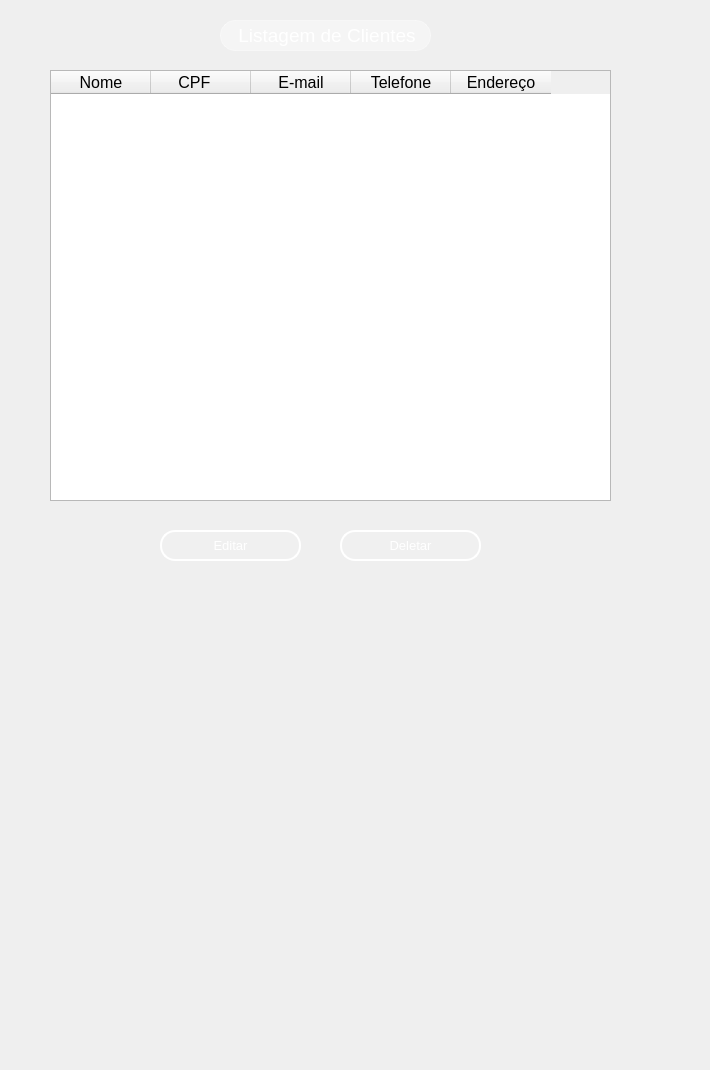
     <widget class="QWidget" name="page">
      <widget class="QLabel" name="label_43">
       <property name="geometry">
        <rect>
         <x>220</x>
         <y>20</y>
         <width>211</width>
         <height>31</height>
        </rect>
       </property>
       <property name="styleSheet">
        <string notr="true">QWidget {
    background-color: rgba(255, 255, 255, 90); /* 20% de opacidade */
    border-radius: 15px;
    border: 1px solid rgba(255, 255, 255, 100);
    backdrop-filter: blur(10px);
    /* Sombra inicial sutil nas laterais */
    box-shadow: 0 0 5px rgba(255, 255, 255, 50);
    /* Transição suave para sombra e fundo */
    transition: box-shadow 0.5s ease, background-color 0.5s ease, border 0.5s ease;
}

QWidget:hover {
    background-color: rgba(255, 255, 255, 110); /* Aumenta o brilho */
    border: 1px solid rgba(255, 255, 255, 130);
    /* Sombra mais intensa nas laterais, simulando brilho em movimento */
    box-shadow: 10px 0 15px rgba(255, 255, 255, 100), 
                -10px 0 15px rgba(255, 255, 255, 100);
}</string>
       </property>
       <property name="text">
        <string>&lt;html&gt;&lt;head/&gt;&lt;body&gt;&lt;p align=&quot;center&quot;&gt;&lt;span style=&quot; font-size:14pt; color:#ffffff;&quot;&gt;Listagem de Clientes&lt;/span&gt;&lt;/p&gt;&lt;/body&gt;&lt;/html&gt;</string>
       </property>
      </widget>
      <widget class="QWidget" name="widget_16" native="true">
       <property name="geometry">
        <rect>
         <x>-20</x>
         <y>-270</y>
         <width>701</width>
         <height>1061</height>
        </rect>
       </property>
       <property name="styleSheet">
        <string notr="true">QWidget {
    background: qradialgradient(
        cx: 0.5, cy: 0.2, radius: 0.8,
        fx: 0.5, fy: 0.2,
        stop: 0 #7FA3A6,  /* Brilho no topo (mais suave) */
        stop: 0.4 #4E7580, /* Azul intermediário mais escuro */
        stop: 0.7 #27425A, /* Azul mais escuro na transição */
        stop: 1 #0A1A30   /* Azul bem escuro na parte inferior */
    );
}
</string>
       </property>
       <widget class="QPushButton" name="dellButton">
        <property name="geometry">
         <rect>
          <x>360</x>
          <y>800</y>
          <width>141</width>
          <height>31</height>
         </rect>
        </property>
        <property name="font">
         <font>
          <family>MS Shell Dlg 2</family>
          <pointsize>10</pointsize>
          <weight>50</weight>
          <italic>false</italic>
          <bold>false</bold>
         </font>
        </property>
        <property name="styleSheet">
         <string notr="true">QPushButton {
    background-color: rgba(255, 255, 255, 0.5);
    border: 5px solid rgba(255, 255, 255, 0.3); /* Borda branca translúcida */
    color: #333333; /* Texto totalmente opaco */
}

QPushButton:hover {
    background-color: rgba(207, 216, 220, 100);
    border-color:rgba(255, 255, 255,255);
    
}

QPushButton:pressed {
    background-color: #A0B2C8; /* Azul acinzentado */
border-color: #003366; /* Azul escuro */
color: #003366;
}
 QPushButton{border: 2px solid rgba(255, 255, 255, 200);
    border-radius: 15px;
    background-color: rgba(0, 0, 0, 0); /* Totalmente transparente */
    
    /* Espaçamento interno */
    padding: 5px 15px;
    
    /* Cor do texto */
    color: white;
    
    /* Melhora a renderização */
    background-clip: padding-box;
}

/* Efeito ao focar */
QPushButton {
    border: 2px solid rgba(255, 255, 255, 255);
    background-color: rgba(255, 255, 255, 20);
}</string>
        </property>
        <property name="text">
         <string>Deletar</string>
        </property>
       </widget>
      </widget>
      <widget class="QTableWidget" name="tableWidget">
       <property name="geometry">
        <rect>
         <x>50</x>
         <y>70</y>
         <width>561</width>
         <height>431</height>
        </rect>
       </property>
       <property name="font">
        <font>
         <family>MS Shell Dlg 2</family>
         <pointsize>12</pointsize>
         <weight>50</weight>
         <bold>false</bold>
        </font>
       </property>
       <column>
        <property name="text">
         <string>Nome</string>
        </property>
       </column>
       <column>
        <property name="text">
         <string>CPF   </string>
        </property>
       </column>
       <column>
        <property name="text">
         <string>E-mail</string>
        </property>
       </column>
       <column>
        <property name="text">
         <string>Telefone</string>
        </property>
       </column>
       <column>
        <property name="text">
         <string>Endereço</string>
        </property>
       </column>
      </widget>
      <widget class="QPushButton" name="editButton">
       <property name="geometry">
        <rect>
         <x>160</x>
         <y>530</y>
         <width>141</width>
         <height>31</height>
        </rect>
       </property>
       <property name="font">
        <font>
         <family>MS Shell Dlg 2</family>
         <pointsize>10</pointsize>
         <weight>50</weight>
         <italic>false</italic>
         <bold>false</bold>
        </font>
       </property>
       <property name="styleSheet">
        <string notr="true">QPushButton {
    background-color: rgba(255, 255, 255, 0.5);
    border: 5px solid rgba(255, 255, 255, 0.3); /* Borda branca translúcida */
    color: #333333; /* Texto totalmente opaco */
}

QPushButton:hover {
    background-color: rgba(207, 216, 220, 100);
    border-color:rgba(255, 255, 255,255);
    
}

QPushButton:pressed {
    background-color: #A0B2C8; /* Azul acinzentado */
border-color: #003366; /* Azul escuro */
color: #003366;
}
 QPushButton{border: 2px solid rgba(255, 255, 255, 200);
    border-radius: 15px;
    background-color: rgba(0, 0, 0, 0); /* Totalmente transparente */
    
    /* Espaçamento interno */
    padding: 5px 15px;
    
    /* Cor do texto */
    color: white;
    
    /* Melhora a renderização */
    background-clip: padding-box;
}

/* Efeito ao focar */
QPushButton {
    border: 2px solid rgba(255, 255, 255, 255);
    background-color: rgba(255, 255, 255, 20);
}</string>
       </property>
       <property name="text">
        <string>Editar</string>
       </property>
      </widget>
      <zorder>widget_16</zorder>
      <zorder>label_43</zorder>
      <zorder>tableWidget</zorder>
      <zorder>editButton</zorder>
     </widget>
